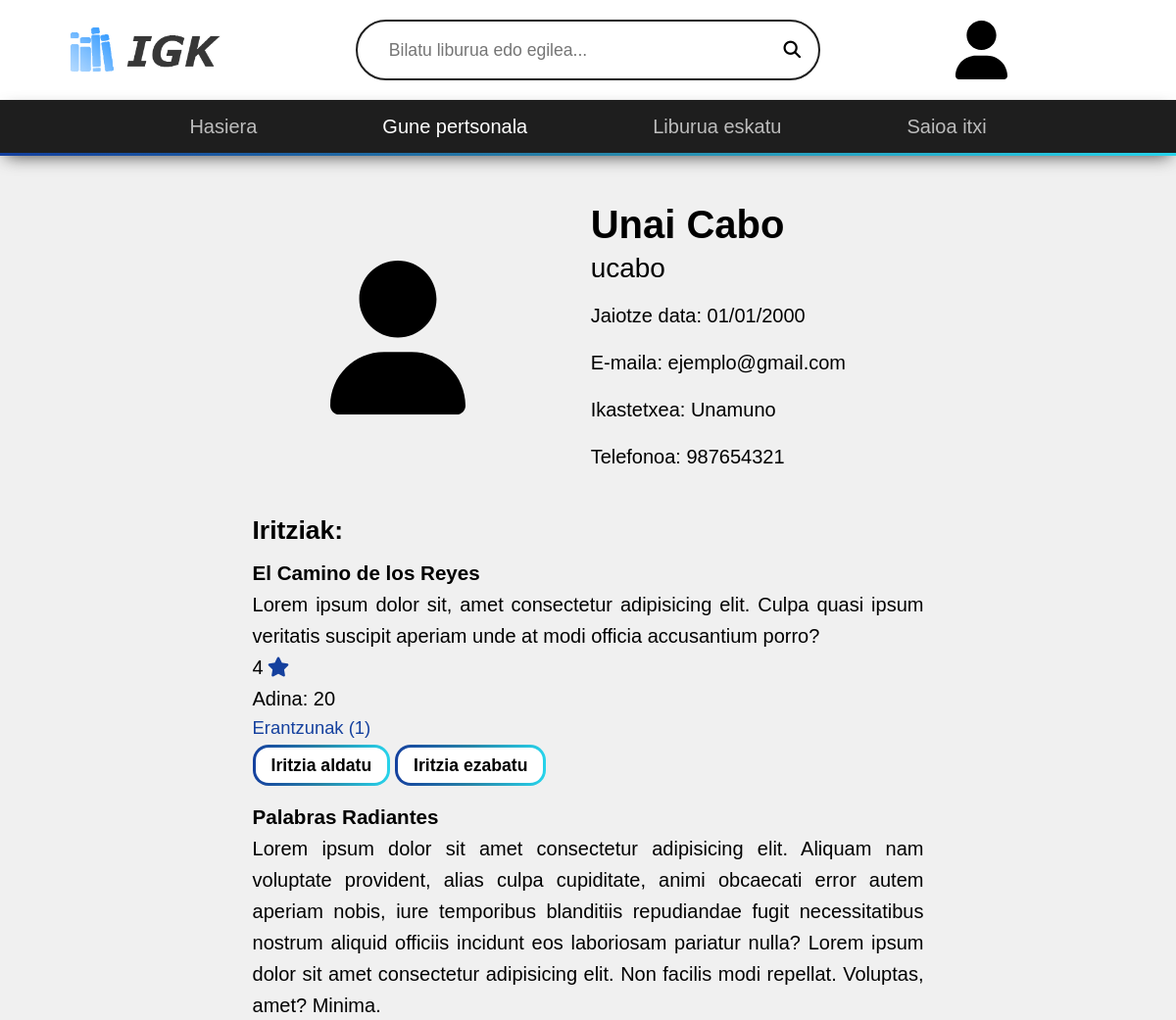
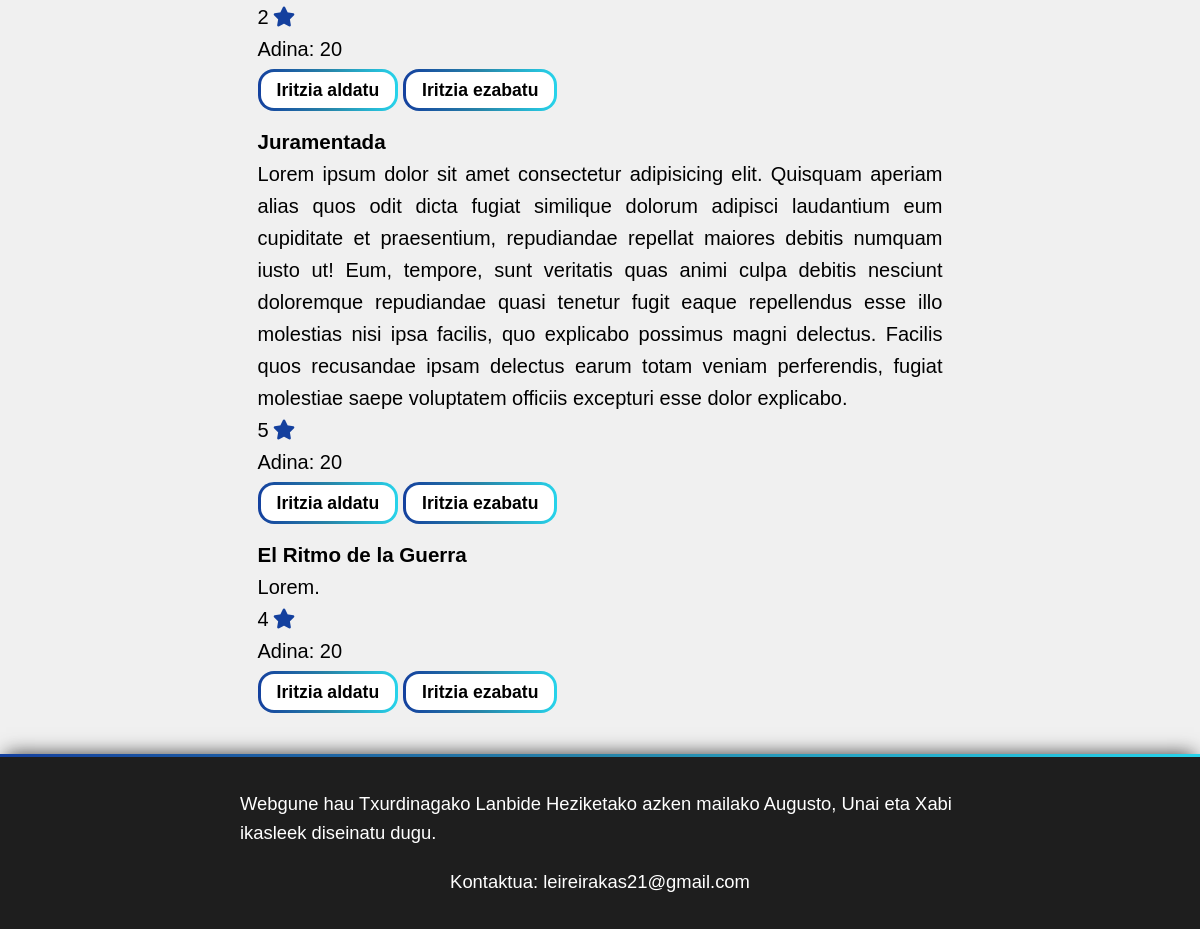
The page /gune-pertsonala (signed in) on the database its author committed (2 pictures, top to bottom).
### tables this page shows
create table if not exists review (
  id int unsigned auto_increment primary key,
  nota tinyint(1) unsigned not null,
  texto varchar(2295),
  edad_lector tinyint(2) unsigned not null,
  aceptado boolean default false not null,
  nombre_idioma varchar(30) not null,
  id_libro int unsigned not null,
  id_cuenta int unsigned not null,
  foreign key (nombre_idioma) references idioma(nombre) on delete restrict,
  foreign key (id_libro) references libro(id) on delete cascade,
  foreign key (id_cuenta) references cuenta(id) on delete cascade
);

create table if not exists idiomas_libro (
  id_libro int unsigned,
  id_idioma int unsigned,
  titulo_alternativo varchar(100),
  primary key (id_libro, id_idioma),
  foreign key (id_libro) references libro(id) on delete cascade,
  foreign key (id_idioma) references idioma(id) on delete cascade
);

### public/index.php (called while the page is built, shortened)
<?php
$page = getPage();
$ruta_elegida = '';
$cantidadSecciones = count($page);
switch ($cantidadSecciones) {
  case 1:
    $ruta_elegida = '../views/' . $page[0] . '.php';
    break;
}
include_once $ruta_elegida;

### modules/select.php (the view, shortened to what this page needs)
  <?php
function buscarReviews(int $id, array $condiciones): array
{
  include '../modules/db-config.php';
  $reviews = $pdo->prepare(
    'SELECT r.id, r.nota, r.texto, r.edad_lector, r.nombre_idioma, r.id_cuenta, r.id_libro, c.id AS id_cuenta, c.nombre, c.apellido, c.apodo, c.rol
      FROM review r JOIN cuenta c ON r.id_cuenta = c.id
      WHERE ' . implode(' AND ', $condiciones) . ';'
  );
  $reviews->execute(['id' => $id]);
  return $reviews->fetchAll();
}
function agregarReviews(array $reviews, bool $seccionPersonal = false): void
{
  include '../modules/db-config.php';
  ?>
  <section id="opiniones">
    <h2 id="iritziak">Iritziak:</h2>
    <div class="flex-stretch-col" id="reviews">
      <?php foreach ($reviews as $review) { ?>
        <article class="flex-stretch-col review">
          <div>
            <?php
            if ($seccionPersonal) {
              $tituloLibro = $pdo->prepare('SELECT titulo_alternativo AS titulo FROM idiomas_libro WHERE id_libro = :id_libro;');
              $tituloLibro->execute(['id_libro' => $review['id_libro']]);
              $tituloLibro = $tituloLibro->fetch()['titulo'];
            ?>
              <h3 class="titulo-libro"><a href="/liburua/<?php echo $review['id_libro'] ?>"><?php echo $tituloLibro ?></a></h3>
            <?php
            }
            ?>
            <p><?php echo $review['texto'] ?></p>
            <p class="nota"><?php echo $review['nota'] ?><i class="fa-solid fa-star"></i></p>
            <p><span>Adina:</span> <?php echo $review['edad_lector'] ?></p>
            <?php
            $cantidadRespuestas = $pdo->prepare('SELECT count(id) AS cantidad_respuestas FROM respuesta WHERE id_review = :id_review;');
            $cantidadRespuestas->execute(['id_review' => $review['id']]);
            $cantidadRespuestas = $cantidadRespuestas->fetch()['cantidad_respuestas'];
            if ($cantidadRespuestas > 0) {
            ?>
              <a href="/iritzia/<?php echo $review['id'] ?>" class="ver-respuestas">
                Erantzunak (<?php echo $cantidadRespuestas ?>)
              </a>
            <?php
            }
            ?>
          </div>
          <div class="flex-stretch-row">
            <?php if ($seccionPersonal || $review['id_cuenta'] === $_SESSION['usr']['id']) { ?>
              <a href="/iritzi/<?php echo $review['id'] ?>/aldatu" class="btn">Iritzia aldatu</a>
              <a href="/iritzi/<?php echo $review['id'] ?>/ezabatu" class="btn">Iritzia ezabatu</a>
            <?php
            }
            ?>
          </div>
        </article>
      <?php
      }
      ?>
    </div>
  </section>
<?php
}

### views/gune-pertsonala.php (shortened to what this page needs)
<!DOCTYPE html>
<html lang='eu'>
<?php
$usuario = $_SESSION['usr'];
include_once '../modules/select.php';
include_once '../templates/head.php';
agregarHead($_SESSION['usr']['apodo'] . ' | IGKluba');
?>
<body>
  <?php
  include_once '../templates/header.php';
  headerGeneral();
  ?>
  <main class="flex-center-col" id="main-personal">
    <section class="flex-center-row" id="informacion">
      <div id="perfil">
        <?php
        $rutaImagen = '../public/src/img/profila/' . $usuario['id'] .  '.png';
        if (!file_exists($rutaImagen)) $rutaImagen = '/src/img/profila/default.svg';
        ?>
        <img src="<?php echo str_replace('../public', '', $rutaImagen) ?>" alt="Profileko argazkia" width="100">
      </div>
      <div class="flex-center-col" id="datos">
        <div class="flex-center-col" id="datos-importantes">
          <h1><?php echo $usuario['nombre'] . ' ' . $usuario['apellido'] ?></h1>
          <p id="apodo"><?php echo $usuario['apodo'] ?></p>
        </div>
        <p><span>Jaiotze data:</span> <?php echo date_format(date_create($usuario['fecha_nacimiento']), 'd/m/Y') ?></p>
        <p><span>E-maila:</span> <?php echo $usuario['correo'] ?></p>
        <p><span>Ikastetxea:</span> <?php echo $usuario['nombre_centro'] ?></p>
        <?php if ($usuario['rol'] === 'Ikasle') { ?>
          <p><span>Ikasturtea:</span> <?php echo $clase['curso'] ?></p>
          <p><span>Maila:</span> <?php echo $clase['nivel'] ?></p>
          <p><span>Klasea:</span> <?php echo $clase['nombre'] ?></p>
        <?php } else if ($usuario['rol'] === 'Irakasle') { ?>
          <p><span>Telefonoa:</span> <?php echo $usuario['tel'] ?></p>
        <?php } ?>
      </div>
    </section>
    <?php
    $reviews = buscarReviews($usuario['id'], ['r.id_cuenta = :id']);
    if (count($reviews) > 0) agregarReviews($reviews, true);
    ?>
  </main>
  <?php
  include_once '../templates/footer.php';
  agregarFooter();
  ?>
</body>
</html>

### templates/head.php (shortened to what this page needs)
<?php
function agregarHead(String $title = 'IGKluba', String $archivoJS = '', bool $sesionIniciada = true)
{
?>
  <head>
    <link rel="stylesheet" href="https://rsms.me/inter/inter.css">
    <link rel="stylesheet" href="https://cdnjs.cloudflare.com/ajax/libs/font-awesome/6.2.0/css/all.min.css" />
    <link rel='stylesheet' href='/src/style.css' />
  </head>
<?php } ?>

### templates/header.php (shortened to what this page needs)
<?php
function headerGeneral(String $valueBusqueda = ''): void
{
?>
  <header class="flex-space-between-row" id="header-general">
    <div>
      <a href="/naugusia"><img src="/src/img/logo.png" alt="Logo IGKluba"></a>
    </div>
    <form id="buscador" action="/bilaketa" method="POST" class="flex-center-row">
      <input id="busqueda" type="search" name="busqueda" placeholder="Bilatu liburua edo egilea..." value="<?php echo $valueBusqueda ?>">
      <button id="buscar" type="submit"><i class="fa-solid fa-magnifying-glass"></i></button>
    </form>
    <div id="header-perfil">
      <a href="/gune-pertsonala">
        <?php
        $rutaImagen = '/src/img/profila/' . $_SESSION['usr']['id'] .  '.png';
        if (!file_exists('../public' . $rutaImagen)) $rutaImagen = '/src/img/profila/default.svg';
        ?>
        <img src="<?php echo $rutaImagen ?>" alt="Profileko argazkia">
      </a>
    </div>
  </header>
  <nav id="nav-general">
    <ul class="flex-center-row">
      <li><a href="/nagusia">Hasiera</a></li>
      <li><a href="/gune-pertsonala">Gune pertsonala</a></li>
      <li><a href="/liburua-igo">Liburua <?php echo $_SESSION['usr']['rol'] === 'Admin' ? 'igo' : 'eskatu' ?></a></li>
      <li><a href="/itxi" id="logout">Saioa itxi</a></li>
    </ul>
  </nav>
<?php
}

### templates/footer.php
<?php
function agregarFooter(): void
{
?>
  <footer class="flex-center-col">
    <p>Webgune hau Txurdinagako Lanbide Heziketako azken mailako Augusto, Unai eta Xabi ikasleek diseinatu dugu.</p>
    <p>Kontaktua: <a href="mailto:leireirakas21@gmail.com">leireirakas21@gmail.com</a></p>
  </footer>
<?php
}

### public/src/base.css (style rules this page uses)
ol, ul { list-style: none; }
body { min-height: 100vh; text-rendering: optimizeSpeed; line-height: 1.5; }
a:not([class]) { text-decoration-skip-ink: auto; }
img { max-width: 100%; display: block; }
button, input, select, textarea { font: inherit; }

### rows shown on the page
review: idiomas_libro.titulo_alternativo "El Camino de los Reyes", texto "Lorem ipsum dolor sit, amet consectetur adipisicing elit. Culpa quasi ipsum veritatis suscipit aperiam unde at modi officia accusantium porro?", nota "4", edad_lector "20", cantidadRespuestas "1"
review: idiomas_libro.titulo_alternativo "Palabras Radiantes", texto "Lorem ipsum dolor sit amet consectetur adipisicing elit. Aliquam nam voluptate provident, alias culpa cupiditate, animi obcaecati error autem aperiam nobis, iure temporibus blanditiis repudiandae fugit necessitatibus nostrum aliquid officiis incidunt eos laboriosam pariatur nulla? Lorem ipsum dolor sit amet consectetur adipisicing elit. Non facilis modi repellat. Voluptas, amet? Minima.", nota "2", edad_lector "20"
review: idiomas_libro.titulo_alternativo "Juramentada", texto "Lorem ipsum dolor sit amet consectetur adipisicing elit. Quisquam aperiam alias quos odit dicta fugiat similique dolorum adipisci laudantium eum cupiditate et praesentium, repudiandae repellat maiores debitis numquam iusto ut! Eum, tempore, sunt veritatis quas animi culpa debitis nesciunt doloremque repudiandae quasi tenetur fugit eaque repellendus esse illo molestias nisi ipsa facilis, quo explicabo possimus magni delectus. Facilis quos recusandae ipsam delectus earum totam veniam perferendis, fugiat molestiae saepe voluptatem officiis excepturi esse dolor explicabo.", nota "5", edad_lector "20"
review: idiomas_libro.titulo_alternativo "El Ritmo de la Guerra", texto "Lorem.", nota "4", edad_lector "20"

### other values the page prints
$usuario['nombre'] "Unai"
$usuario['apellido'] "Cabo"
$usuario['apodo'] "ucabo"
date_format(date_create($usuario['fecha_nacimiento']), 'd/m/Y') "01/01/2000"
$usuario['correo'] "ejemplo@gmail.com"
$usuario['nombre_centro'] "Unamuno"
$usuario['tel'] "987654321"
